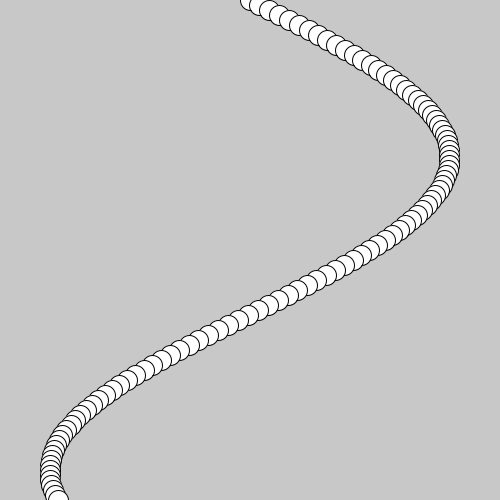
Frame 1 (no input)
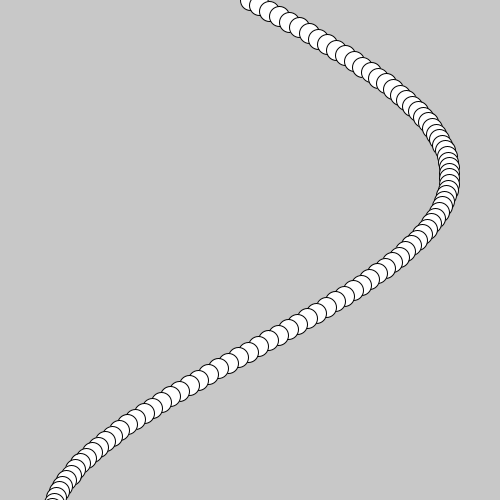
Frame 60 (the mouse pressed at the canvas centre just before this capture)
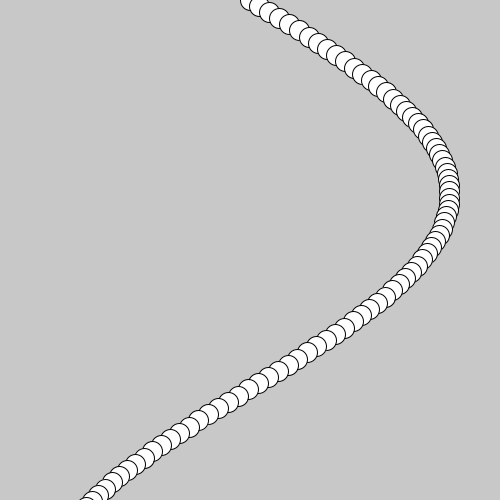
Frame 120 (the mouse held since frame 60 and released just before this capture)

The Processing sketch that drew these frames (run headless with seeded random() and noise(); from frame 60 on, the mouse is pressed at the canvas centre):

// Processing sketch: sketch_1
// ── sketch_1.pde
// change the number of ellipses to 100.
// make sure they are mapped to the screen height.
// change the value going into sin() to make a moving wave over time.
// change the amplitude of the wave to fit the whole screen

// having a hard time understanding how sin() works

float pos = 0;
void setup() {
  size(500, 500);
}

void draw() {
  background(200);
  for (float i = 0; i <= 100; i++) {
    ellipse(width/2 + sin(i/20) * 200, map(i, 0, 100, 0, height + pos) , 20, 20);
  }
  
  pos ++;
  
}
